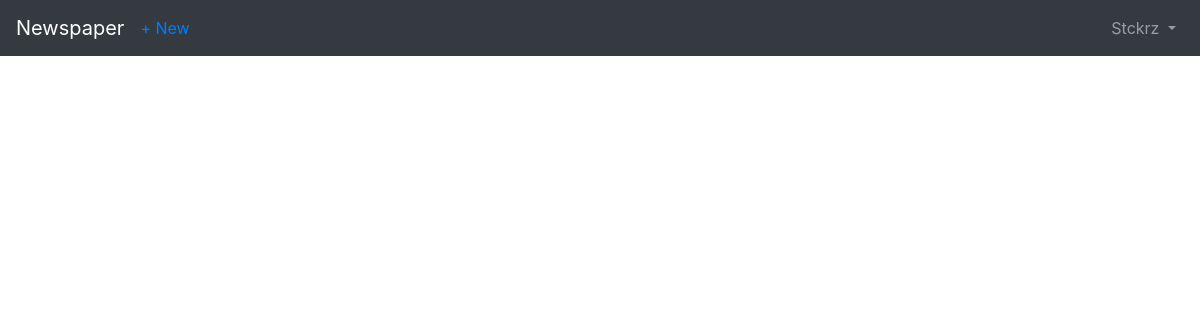
/articles/ (signed in), run on an earlier commit of the app's database.
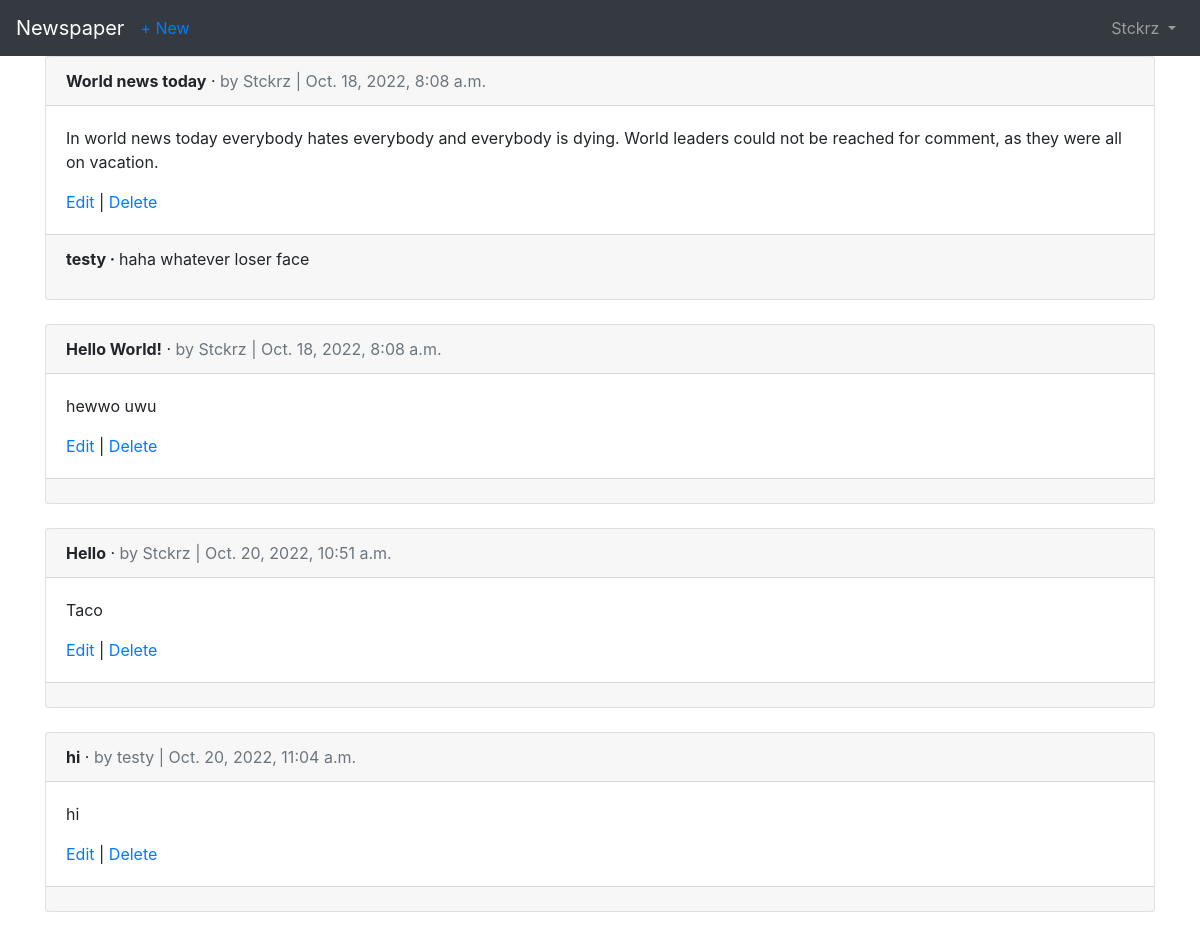
And on a later commit of the database.
### accounts/models.py (models this page shows)
class CustomUser(AbstractUser):
    age = models.PositiveIntegerField(null=True, blank=True)

### articles/models.py (models this page shows, shortened)
class Article(models.Model):
    title = models.CharField(max_length=255)
    body = models.TextField()
    date = models.DateTimeField(auto_now_add=True)
    author = models.ForeignKey(
            get_user_model(),
            on_delete=models.CASCADE,
            )

class Comment(models.Model):
    article = models.ForeignKey(Article, on_delete=models.CASCADE, related_name='comments',)
    comment = models.CharField(max_length=140)
    author = models.ForeignKey(
            get_user_model(),
            on_delete=models.CASCADE,
            related_name='comments',
            )
    def __str__(self):
        return self.comment

### articles/views.py (the view)
# urls.py: path('', ArticleListView.as_view(), name='article_list'),
class ArticleListView(LoginRequiredMixin, ListView):
    model = Article
    template_name = 'article_list.html'

### templates/article_list.html (shortened to what this page needs)
{% extends 'base.html' %}
{% block content %}
	{% for article in object_list %}
	<div class="card">
		<div class="card-header">
			<span class="font-weight-bold">{{ article.title }}</span> &middot;
			<span class="text-muted">by {{ article.author }} |
				{{ article.date }}</span>
		</div>
		<div class="card-body">
			<p>{{ article.body }}</p>
			<a href="{% url 'article_edit' article.pk %}">Edit</a> |
			<a href="{% url 'article_delete' article.pk %}">Delete</a>
		</div>
		<div class="card-footer">
			{% for comment in article.comments.all %}
			<p>
			<span class="font-weight-bold">
				{{ comment.author }} &middot;
			</span>
			{{ comment }}
			</p>
			{% endfor %}
		</div>
	</div>
	<br />
	{% endfor %}
	{% endblock content %}

### templates/base.html (shortened to what this page needs)
<!DOCTYPE html>
<html>
<head>
  <link rel="stylesheet" href="https://cdn.jsdelivr.net/npm/bootstrap@4.5.3/dist/css/bootstrap.min.css">
</head>
<body>
	<nav class="navbar navbar-expand-lg navbar-dark bg-dark">
<a class="navbar-brand" href="{% url 'home' %}">Newspaper</a>
<a class=="navbar-brand" href="{% url 'article_new' %}">+ New</a>
<div class="collapse navbar-collapse" id="navbarSupportedContent">
{% if user.is_authenticated %} <ul class="navbar-nav ml-auto">
<li class="nav-item">
	<a class="nav-link dropdown-toggle" href="#" id="navbarDropdown" role="button" data-toggle="dropdown" aria-haspopup="true" aria-expanded="false">{{ user.username }} </a>
</li>
{% else %}
<form class="form-inline ml-auto">
<a href="{% url 'login' %}" class="btn btn-outline-secondary"> Log In</a>
<a href="{% url 'signup' %}" class="btn btn-primary ml-2"> Sign up</a>
</form>
{% endif %}
</ul>
</div>
</nav>
<main>
	<div class="container">
      		{% block content %}
		{% endblock content %}
	</div>
  </main>
</body>
</html>

What changed in the data, as far as the page shows it:
added Article: title "World news today", author "Stckrz", date "Oct. 18, 2022, 8:08 a.m.", body "In world news today everybody hates everybody and everybody is dying. World leaders could not be reached for comment, as they were all on vacation."
added Comment: author "testy", comment "haha whatever loser face"
added Article: title "Hello World!", author "Stckrz", date "Oct. 18, 2022, 8:08 a.m.", body "hewwo uwu"
added Article: title "Hello", author "Stckrz", date "Oct. 20, 2022, 10:51 a.m.", body "Taco"
added Article: title "hi", author "testy", date "Oct. 20, 2022, 11:04 a.m.", body "hi"
